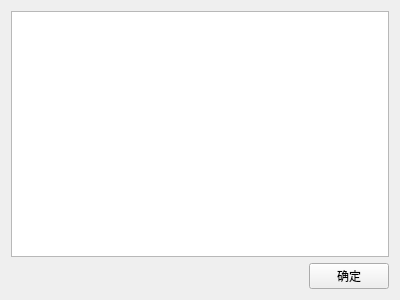
<?xml version="1.0" encoding="UTF-8"?>
<ui version="4.0">
 <class>OnlineWidget</class>
 <widget class="QWidget" name="OnlineWidget">
  <property name="geometry">
   <rect>
    <x>0</x>
    <y>0</y>
    <width>400</width>
    <height>300</height>
   </rect>
  </property>
  <property name="windowTitle">
   <string>Form</string>
  </property>
  <layout class="QVBoxLayout" name="verticalLayout">
   <item>
    <widget class="QTableWidget" name="tableWidget"/>
   </item>
   <item>
    <layout class="QHBoxLayout" name="horizontalLayout">
     <item>
      <spacer name="horizontalSpacer">
       <property name="orientation">
        <enum>Qt::Horizontal</enum>
       </property>
       <property name="sizeHint" stdset="0">
        <size>
         <width>40</width>
         <height>20</height>
        </size>
       </property>
      </spacer>
     </item>
     <item>
      <widget class="QPushButton" name="btn_ok">
       <property name="text">
        <string>确定</string>
       </property>
      </widget>
     </item>
    </layout>
   </item>
  </layout>
 </widget>
 <resources/>
 <connections/>
</ui>
